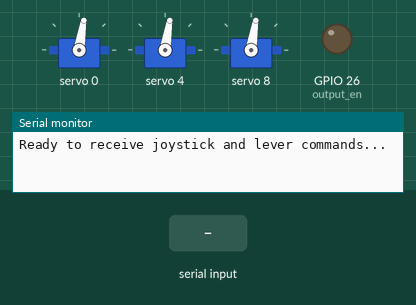
A sketch run on a simulated ESP32. Parts: 3 × servo, output pins drawn as LEDs (lit = HIGH), the last lines printed to the serial monitor. Inputs (shaded band) come from the test bench.

Above: at 1.2 s.
1.3 s: "joystick,1\n" received over Serial
At 1.7 s:
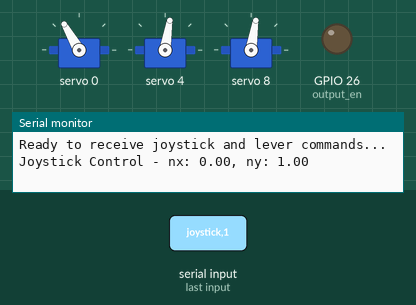
2.8 s: "lever,1\n" received over Serial
At 4.0 s:
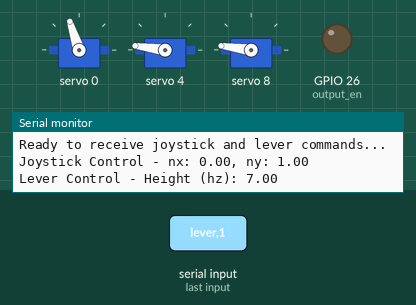
4.3 s: "joystick\n" received over Serial
At 5.2 s:
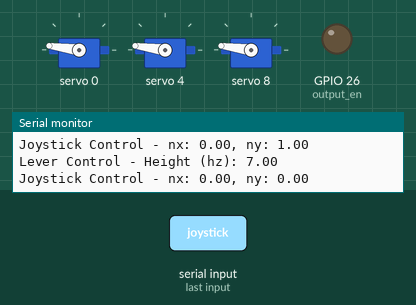
Timing chart, 0 to 7.3 s (numbered marks = the images above; inputs shaded):
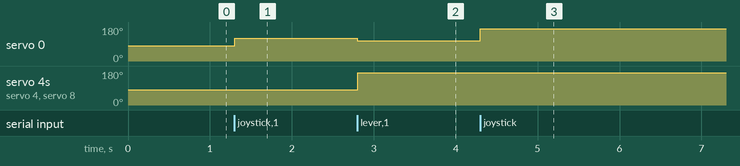

The sketch:

controled_by_joystick.ino
```cpp
#include <Adafruit_PWMServoDriver.h>
#include <Wire.h>
#include <math.h>
#include "InverseKinematics.h"

#define SERVO_FREQ 50
#define SERVOMIN 90
#define SERVOMAX 475

#define servo1 0
#define servo2 4
#define servo3 8

#define output_en 26

Adafruit_PWMServoDriver pwm1 = Adafruit_PWMServoDriver(0x40);
bool en = true;

int last_angle = 90;
int step = 50;

// 初始化Machine物件，參數根據平台實際尺寸調整
Machine machine(9.7, 10.5, 8.15, 10.5);

// 初始高度
float hz = 4.25;

// 初始法向量
float nx = 0;
float ny = 0;

void setup() {
  Serial.begin(115200);
  pwm1.begin();
  pwm1.setOscillatorFrequency(27000000);
  pwm1.setPWMFreq(SERVO_FREQ);

  pinMode(output_en, OUTPUT);

  pwm1.setPWM(servo1, 0, (SERVOMIN + SERVOMAX) / 2);
  pwm1.setPWM(servo2, 0, (SERVOMIN + SERVOMAX) / 2);
  pwm1.setPWM(servo3, 0, (SERVOMIN + SERVOMAX) / 2);

  Serial.println("Ready to receive joystick and lever commands...");
}

void loop() {
  // Check for serial input
  if (Serial.available()) {
    String message = Serial.readStringUntil('\n');
    message.trim();

    // 處理搖桿數據
    if (message.startsWith("joystick")) {
      // 格式: joystick: x_value, y_value
      message.replace("joystick: ", "");
      int commaIndex = message.indexOf(',');
      float x_value = message.substring(0, commaIndex).toFloat();
      float y_value = message.substring(commaIndex + 1).toFloat();

      // 將搖桿輸入範圍從 -1.0 到 1.0 映射到 nx 和 ny
      nx = x_value;  // 假設搖桿 x 軸輸入映射到 nx
      ny = y_value;  // 假設搖桿 y 軸輸入映射到 ny

      Serial.print("Joystick Control - nx: ");
      Serial.print(nx);
      Serial.print(", ny: ");
      Serial.println(ny);
    }

    // 處理拉桿數據
    if (message.startsWith("lever")) {
      // 格式: lever: height_value
      message.replace("lever: ", "");
      float height_value = message.toFloat();

      // 將拉桿範圍從 0 到 100 映射到平台的高度範圍
      hz = map(height_value, 0, 100, 7, 18.6);  // 假設最大高度是 10

      Serial.print("Lever Control - Height (hz): ");
      Serial.println(hz);
    }

    // 使用逆運動學庫計算角度
    double thetaA = machine.theta(A, hz, nx, ny);
    double thetaB = machine.theta(B, hz, nx, ny);
    double thetaC = machine.theta(C, hz, nx, ny);

    // 檢查角度是否在伺服馬達的有效範圍內
    thetaA = constrain(thetaA, 0, 180);  // 確保角度在 0-180 度之間
    thetaB = constrain(thetaB, 0, 180);
    thetaC = constrain(thetaC, 0, 180);

    // 計算伺服的PWM值
    int pulseA = angle2pulse(thetaA);
    int pulseB = angle2pulse(thetaB);
    int pulseC = angle2pulse(thetaC);

    // 設置伺服馬達的PWM值
    pwm1.setPWM(servo1, 0, pulseA);
    pwm1.setPWM(servo2, 0, pulseB);
    pwm1.setPWM(servo3, 0, pulseC);
  }
}

// Function to convert angle to PWM value
int angle2pulse(double angle) {
  int servo_pwm = map((int)angle, 0, 180, SERVOMIN, SERVOMAX);
  return servo_pwm;
}
```

Measured:
- after the input at 1.3 s, servo 0: 81° → 120° at once
- after the input at 2.8 s, servo 0: 120° → 108° at once; servo 4, servo 8: 81° → 172° at once
- after the input at 4.3 s, servo 0: 108° → 172° at once
